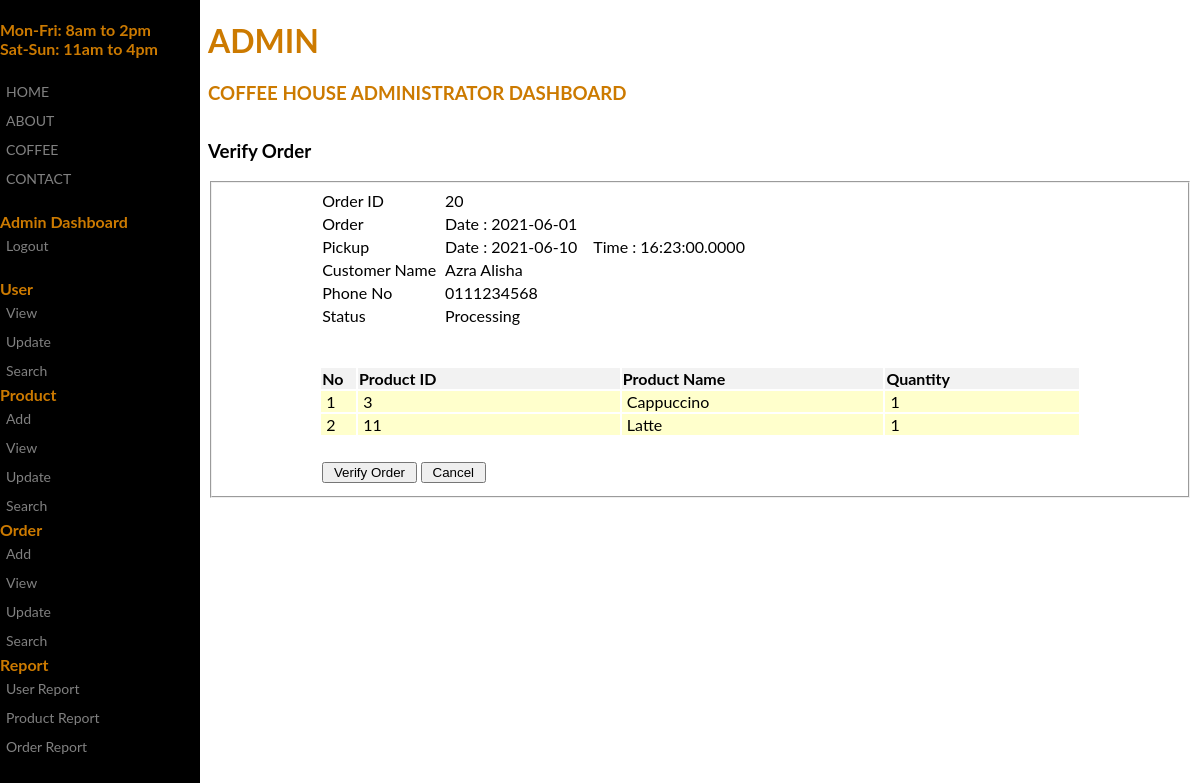
Page /admin/update_order.php?id=20 (signed in) on the committed database.
### tables this page shows
CREATE TABLE `orders_detail` (
  `detail_id` int(4) NOT NULL,
  `orders_id` int(4) NOT NULL,
  `product_id` int(4) NOT NULL,
  `qty` int(4) NOT NULL
);

CREATE TABLE `orders` (
  `orders_id` int(4) NOT NULL,
  `user_id` int(4) NOT NULL,
  `orders_date` date NOT NULL,
  `orders_pickup_date` date NOT NULL,
  `orders_pickup_time` time(4) NOT NULL,
  `status` varchar(50) NOT NULL
);

CREATE TABLE `user` (
  `user_id` int(4) NOT NULL,
  `username` varchar(20) NOT NULL,
  `password` varchar(10) NOT NULL,
  `name` varchar(50) NOT NULL,
  `gender` int(2) NOT NULL,
  `address` varchar(100) NOT NULL,
  `telephone` varchar(10) NOT NULL,
  `email` varchar(50) NOT NULL,
  `picture` varchar(100) NOT NULL,
  `level_id` int(10) NOT NULL
);

CREATE TABLE `product` (
  `product_id` int(4) NOT NULL,
  `product_name` varchar(20) NOT NULL,
  `product_description` varchar(500) NOT NULL,
  `product_status` varchar(20) NOT NULL,
  `product_category` varchar(50) NOT NULL,
  `product_size` varchar(10) NOT NULL,
  `product_price` decimal(10,2) NOT NULL,
  `picture` varchar(100) NOT NULL
);

### admin/update_order.php (the view, shortened to what this page needs)
<?php
include('../include/dbconn.php');
$user = $_SESSION['username'];
		$orders_id = $_GET['id'];
?>
<!DOCTYPE html>
<html>
<head>
</head>
<body>
<div class="sidenav">
<b>
 Mon-Fri: 8am to 2pm <br>
 Sat-Sun: 11am to 4pm
</b><br><br>
  <a href="../index.html">HOME</a>
  <a href="#">ABOUT</a>
  <a href="#">COFFEE</a>
  <a href="#">CONTACT</a>
  <br>
  <b> Admin Dashboard</b>
  <a href="../login/logout.php">Logout</a>
  <br>
  <b>User</b>
  <a href="view_user.php">View</a>
  <a href="update_view_user.php">Update</a>
  <a href="search_user.php">Search</a>
  <b>Product</b>
  <a href="add_product.php">Add</a>
  <a href="view_product.php">View</a>
  <a href="update_view_product.php">Update</a>
  <a href="search_product.php">Search</a>
  <b>Order</b>
  <a href="add_order.php">Add</a>
  <a href="view_order.php">View</a>
  <a href="update_view_order.php">Update</a>
  <a href="search_order.php">Search</a>
  <b>Report</b>
  <a href="#">User Report</a>
  <a href="#">Product Report</a>
  <a href="#">Order Report</a>
</div>
<div class="main">
  <div class="greatinguser">
	<h1><?php echo $user; ?></h1>
	<h3>Coffee House Administrator Dashboard</h3>
  </div>
</div>
<div class="container">
<h3>Verify Order</h3>
<?php
	$query = "SELECT * FROM orders o, orders_detail od, user u
			 WHERE o.orders_id ='$orders_id' AND o.orders_id = od.orders_id AND o.user_id=u.user_id";
	$result = mysqli_query($dbconn, $query) or die ("Error: " . mysqli_error($dbconn));
	$numrow = mysqli_fetch_array($result);
?>
<fieldset>
<form name="edit_user" method="POST" action="db_update_order.php">
    <table width="80%" border="0" align="center">
	 <tr>
        <td width="16%">Order ID</td>
        <td width="84%">
		 <?php echo ucwords (strtolower($numrow['orders_id'])); ?>
		</td>
      </tr>
      <tr>
        <td width="16%">Order </td>
        <td width="84%">Date : <?php echo ucwords (strtolower($numrow['orders_date'])); ?> </td>
      </tr>
      <tr>
        <td width="16%">Pickup </td>
        <td width="84%">
		Date : <?php echo ucwords (strtolower($numrow['orders_pickup_date'])); ?> &nbsp;&nbsp;
		Time : <?php echo ucwords (strtolower($numrow['orders_pickup_time'])); ?>
		</td>
      </tr>
	  <tr>
        <td width="16%">Customer Name</td>
        <td><?php echo ucwords (strtolower($numrow['name'])); ?> </td>
      </tr>
	  <tr>
        <td width="16%">Phone No</td>
        <td><?php echo $numrow['telephone']; ?></td>
      </tr>
	  <tr>
        <td width="16%">Status</td>
        <td><?php echo ucwords (strtolower($numrow['status'])); ?> </td>
      </tr>
    </table>
	<br><br>
		<?php
		$query1 = "SELECT * FROM orders o, orders_detail od, product p  WHERE o.orders_id ='$orders_id' AND o.orders_id = od.orders_id AND od.product_id = p.product_id";
		$result1 = mysqli_query($dbconn, $query1) or die ("Error: " . mysqli_error($dbconn));
		$numrow1 = mysqli_num_rows($result1);
	?>
	<table width="80%" border="0" align="center">
	<tr align="left" bgcolor="#f2f2f2">
		<th width="3%">No</td>
        <th width="23%">Product ID</th>
        <th width="23%">Product Name</th>
        <th width="17%">Quantity</th>
      </tr>
      <?php
	  for ($a=0; $a<$numrow1; $a++) {
		$row1 = mysqli_fetch_array($result1);
			echo "<tr bgcolor='#FFFFCC'>"
	  ?>
        <td>&nbsp;<?php echo $a+1; ?></td>
        <td>&nbsp;<?php echo ucwords (strtolower($row1['product_id'])); ?></td>
		<td>&nbsp;<?php echo ucwords (strtolower($row1['product_name'])); ?></td>
		<td>&nbsp;<?php echo ucwords (strtolower($row1['qty'])); ?></td>
       </tr>
            <?php
	   }
	    ?>
	  <tr>
        <td colspan="4">&nbsp;</td>
      </tr>
      <tr>
        <td colspan="4"><input type="submit" name="submit" value=" Verify Order " />
        <input type="button" name="cancel" value=" Cancel " onclick="location.href='view_order.php'" /></td>
      </tr>
    </table>
</form>
</fieldset>
</div>
</body>
</html>

### admin/update_order.php (style rules this page uses)
body { font-family: "Lato", sans-serif; color: #cc7a00; background-image:url(''); background-repeat: no-repeat; background-attachment: fixed; background-size: cover; background-color: #ffffff; }
div { max-width: 1100px; height: 100px; }
.sidenav { height: 100%; width: 200px; position: fixed; z-index: 1; top: 0; left: 0; background-color: #000000; overflow-x: hidden; padding-top: 20px; }
.sidenav a { padding: 6px 6px 6px 6px; text-decoration: none; font-size: 14px; color: #818181; display: block; }
.greatinguser { text-transform: uppercase; }
.main { margin-left: 200px; }
.container { font-family: "Lato", sans-serif; color: #000000; margin-left: 200px; }

### rows in the picture
orders_detail: orders "20", product.product_id "3", product.product_name "Cappuccino", qty "1"
orders: orders_date "2021-06-01", orders_pickup_date "2021-06-10", orders_pickup_time "16:23:00.0000", status "Processing"
user: name "Azra Alisha", telephone "0111234568"
orders_detail: product.product_id "11", product.product_name "Latte", qty "1"

### other values in the picture
$user "ADMIN"
